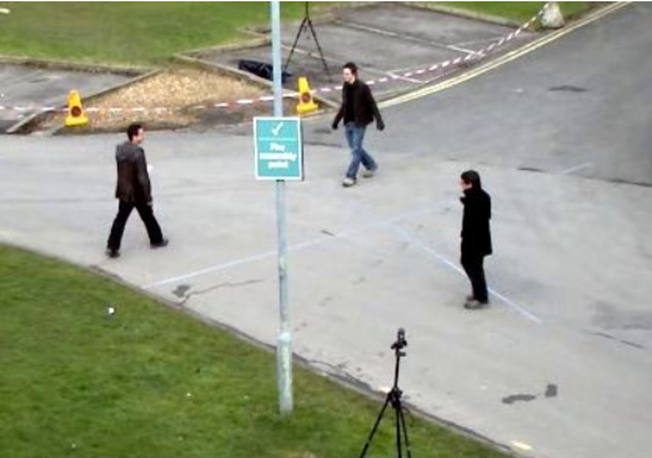
#> input picture 보행자인식/test.png, 652 x 458 px
$ python hog_detection.py
#> lines starting #> are read from the running program, lines starting #| are printed output that depends on the picture; after the words box and inside, x2 and y2 are one past the last pixel; in counts of white or black regions, pixels touching at a corner belong together
#-*- coding:utf-8 -*-

from __future__ import print_function
import imutils
from imutils.object_detection import non_max_suppression
import numpy as np
import argparse
import cv2
import skimage
from skimage.feature import hog

'''
hog+SVM을 이용하여 pedestrian detection을 수행하고
NMS 알고리즘을 통해 Threshold에 따른 bounding box를 걸러냅니다.

HOGDescriptor, SVM은 opencv를 이용하였고
NMS는 imutils을 이용하였습니다.

또한 HOG feature가 어떻게 뽑히는지 시각화하기 위한 결과를 추가하였으며 해당 작업은
opencv로 해보려고 했는데 잘 되지 않아서 skimage를 이용하였습니다.

'''


# 이미지 로드 및 복사
image = cv2.imread('test.png')
#> image is the input picture: shape (458, 652, 3); mean B, G, R 141.1, 159.1, 155.1
image2 = image.copy()


# opencv의 HOGDescriptor + setSVMDetector를 이용하여 HOG feature 추출 및 보행자를 검출합니다.
hog_opencv = cv2.HOGDescriptor()
hog_opencv.setSVMDetector(cv2.HOGDescriptor_getDefaultPeopleDetector())

# window stirde, padding, scale 등의 파라미터 값을 설정하고 바운딩 박스 좌표를 리턴
rects, weight = hog_opencv.detectMultiScale(image, winStride=(4, 4), padding=(8, 8), scale=1.5)
#> rects = [[328, 65, 64, 128], [310, 29, 96, 192], [84, 98, 96, 192], [427, 145, 96, 192]]; weight = [1.25, 1.43, 1.37, 2.86]

# 검출된 영역을 빨간색 바운딩 박스로 이미지에 그림
for (x, y, w, h) in rects:
    cv2.rectangle(image, (x, y), (x+w, y+h), (0, 0, 255), 2)
#> this loop made 4 passes
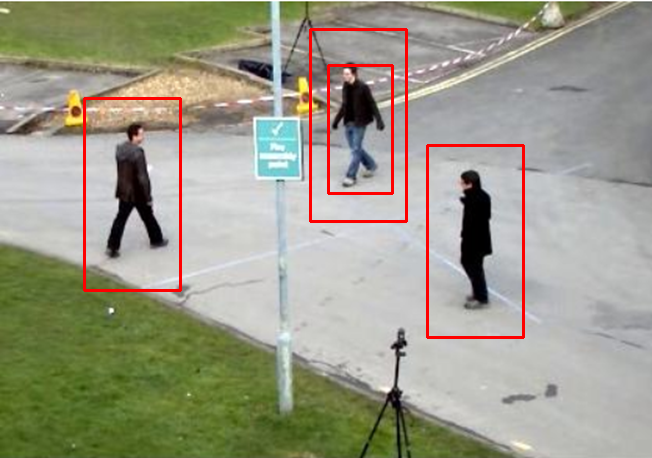
#> image: shape (458, 652, 3); 2.12% of pixels changed, all inside (x1, y1, x2, y2) = (83, 28, 525, 339)

# NMS 알고리즘을 사용하여 중복된 box를 걸러냄
rects = np.array([[x, y, x+w, y+h] for (x, y, w, h) in rects])
#> rects = [[328, 65, 392, 193], [310, 29, 406, 221], [84, 98, 180, 290], [427, 145, 523, 337]]
pick = non_max_suppression(rects, probs=None, overlapThresh=0.65)
#> pick = [[427, 145, 523, 337], [84, 98, 180, 290], [310, 29, 406, 221]]


# 중복된 box를 걸러낸 후 남은 box를 초록색 박스로  그림
for (xA, yA, xB, yB) in pick:
    cv2.rectangle(image2, (xA, yA), (xB, yB), (0, 255, 0), 2)
#> this loop made 3 passes
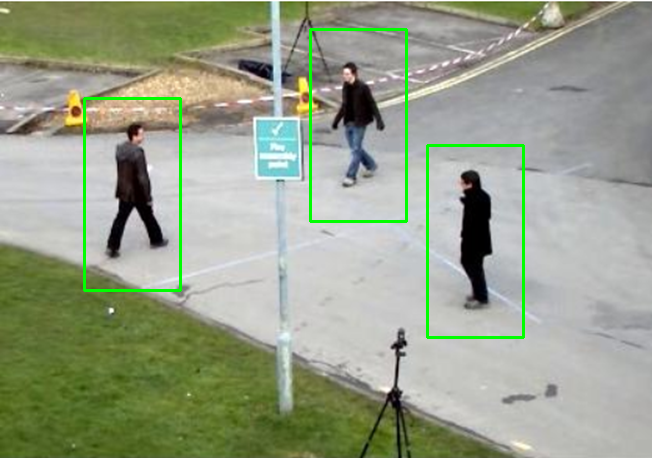
#> image2: shape (458, 652, 3); 1.73% of pixels changed, all inside (x1, y1, x2, y2) = (83, 28, 525, 339)


print("{} original boxes, {} after suppression".format(len(rects), len(pick)))
#| 4 original boxes, 3 after suppression

# 결과 확인
cv2.imshow("Before NMS", image)
cv2.imshow("After NMS", image2)


# 입력 이미지에 따라 HOG feature결과가 어떻게 추출되는 skimage 라이브러리를 이용하여 시각화
#> (the run stopped early here; a loop or call above may not have finished)
